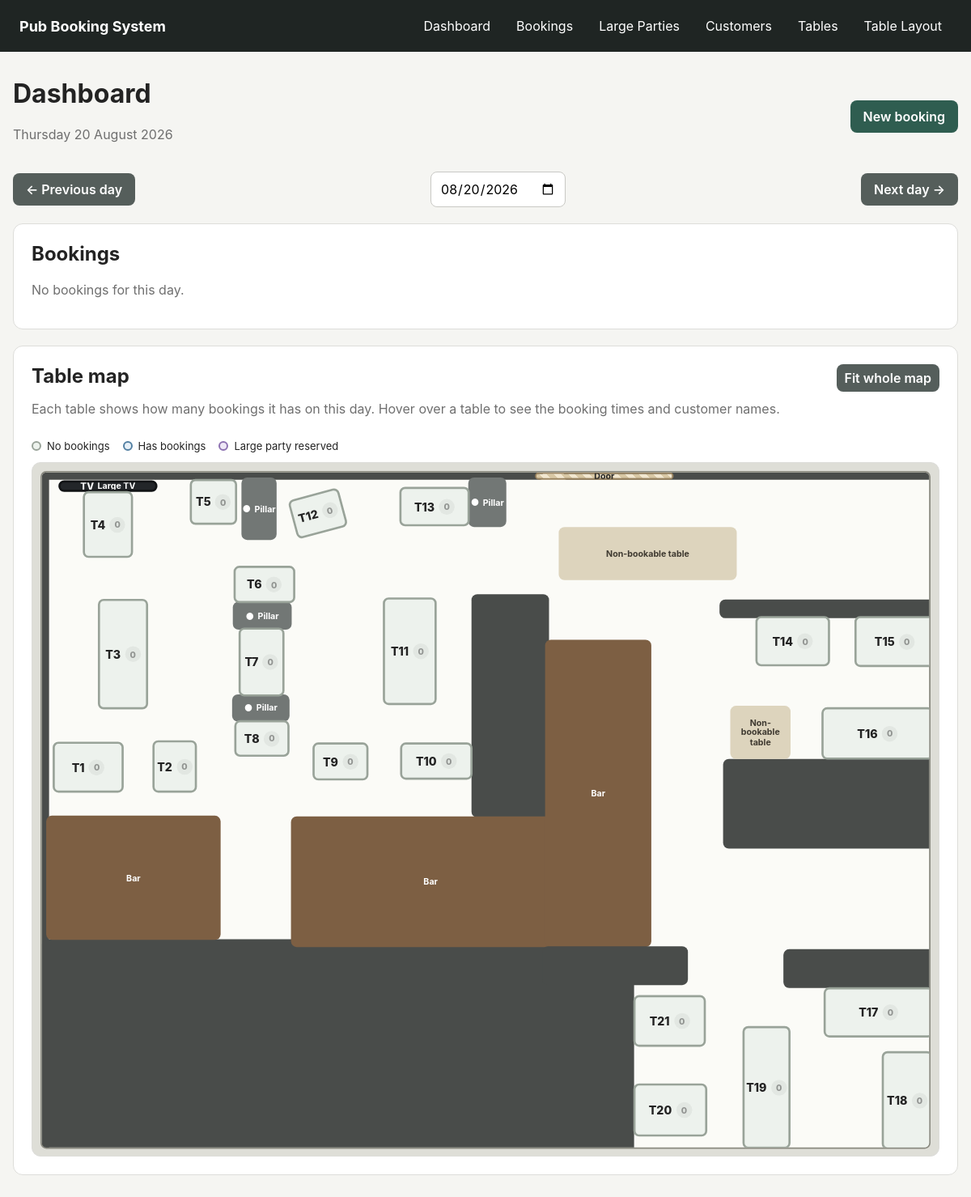
The app's page /?date=2026-08-20, older data.
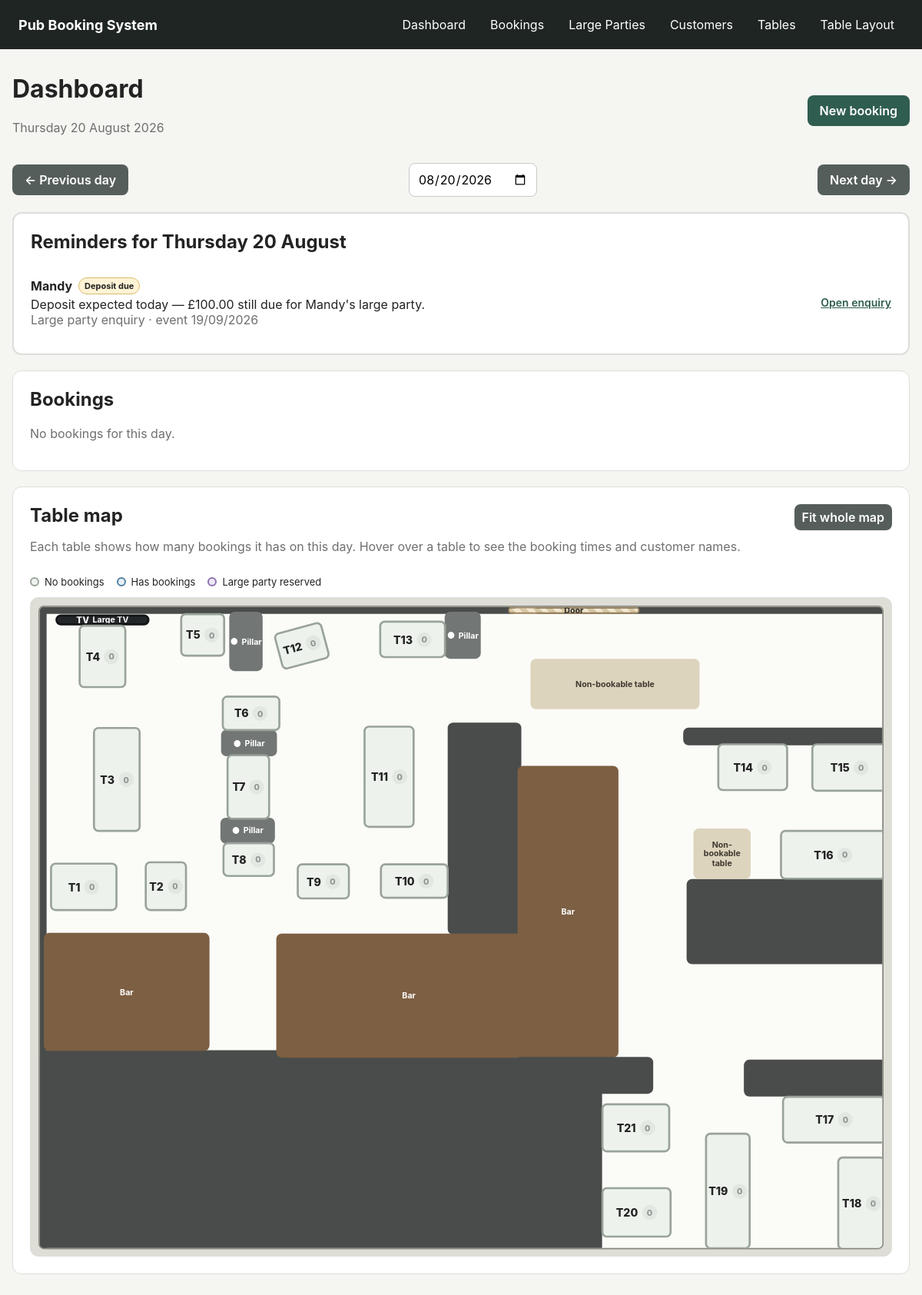
The same page, newer data.
### app/models.py (models this page shows, shortened)
class FloorPlanObject(db.Model):
    id = db.Column(db.Integer, primary_key=True)
    object_type = db.Column(db.String(40), nullable=False, index=True)
    label = db.Column(db.String(120))
    x_position = db.Column(db.Float, nullable=False, default=80)
    y_position = db.Column(db.Float, nullable=False, default=80)
    layout_width = db.Column(db.Float, nullable=False, default=100)
    layout_height = db.Column(db.Float, nullable=False, default=60)
    layout_rotation = db.Column(db.Float, nullable=False, default=0)
    layout_shape = db.Column(
        db.String(20),
        nullable=False,
        default="rectangle"
    )
    z_index = db.Column(db.Integer, nullable=False, default=1)
    area_id = db.Column(db.Integer, db.ForeignKey("area.id"))
    area = db.relationship("Area")

class PubTable(db.Model):
    id = db.Column(db.Integer, primary_key=True)
    number = db.Column(db.String(20), nullable=False, unique=True, index=True)
    capacity = db.Column(db.Integer, nullable=False)
    area_id = db.Column(db.Integer, db.ForeignKey("area.id"), nullable=False)
    near_tv = db.Column(db.Boolean, default=False)
    has_bench = db.Column(db.Boolean, default=False)
    accessible = db.Column(db.Boolean, default=False)
    unsuitable_for_food = db.Column(db.Boolean, default=False)
    active = db.Column(db.Boolean, default=True)
    x_position = db.Column(db.Float, default=40)
    y_position = db.Column(db.Float, default=40)
    layout_width = db.Column(db.Float, default=90)
    layout_height = db.Column(db.Float, default=60)
    layout_shape = db.Column(db.String(20), default="rectangle")
    layout_rotation = db.Column(db.Float, default=0)
    area = db.relationship("Area", back_populates="tables")
    booking_links = db.relationship(
        "BookingTable",
        back_populates="table",
        cascade="all, delete-orphan"
    )

class InquiryReminder(db.Model):
    id = db.Column(db.Integer, primary_key=True)
    inquiry_id = db.Column(
        db.Integer,
        db.ForeignKey("large_party_inquiry.id"),
        nullable=False
    )
    reminder_date = db.Column(db.Date, nullable=False, index=True)
    note = db.Column(db.String(250), nullable=False)
    reminder_kind = db.Column(
        db.String(30),
        nullable=False,
        default="manual",
        index=True,
    )
    completed = db.Column(db.Boolean, nullable=False, default=False)
    created_at = db.Column(db.DateTime, default=datetime.utcnow)
    inquiry = db.relationship("LargePartyInquiry", back_populates="reminders")

class LargePartyInquiry(db.Model):
    id = db.Column(db.Integer, primary_key=True)
    customer_name = db.Column(db.String(120), nullable=False)
    customer_phone = db.Column(db.String(30), nullable=False, index=True)
    event_date = db.Column(db.Date, index=True)
    event_time = db.Column(db.Time)
    expected_end_time = db.Column(db.Time)
    reserve_for_rest_of_day = db.Column(db.Boolean, nullable=False, default=False)
    party_size = db.Column(db.Integer, nullable=False)
    number_of_children = db.Column(db.Integer, nullable=False, default=0)
    high_chairs_required = db.Column(db.Integer, nullable=False, default=0)
    food_type = db.Column(db.String(30))  # Menu / Buffet / blank
    menu_option_id = db.Column(
        db.Integer,
        db.ForeignKey("large_party_menu_option.id")
    )
    catered_people = db.Column(db.Integer)
    quoted_price_per_head = db.Column(db.Float)
    quoted_food_total = db.Column(db.Float)
    deposit_required_amount = db.Column(db.Float, nullable=False, default=0)
    deposit_paid_amount = db.Column(db.Float, nullable=False, default=0)
    deposit_due_date = db.Column(db.Date)
    deposit_paid_date = db.Column(db.Date)
    deposit_payment_method = db.Column(db.String(20))
    deposit_taken_by = db.Column(db.String(120))
    occasion = db.Column(db.String(120))
    notes = db.Column(db.Text)
    status = db.Column(db.String(40), nullable=False, default="Enquiry")
    created_at = db.Column(db.DateTime, default=datetime.utcnow)
    updated_at = db.Column(
        db.DateTime,
        default=datetime.utcnow,
        onupdate=datetime.utcnow,
    )
    menu_option = db.relationship("LargePartyMenuOption")
    reserved_areas = db.relationship(
        "LargePartyReservedArea",
        back_populates="inquiry",
        cascade="all, delete-orphan"
    )
    reserved_tables = db.relationship(
        "LargePartyReservedTable",
        back_populates="inquiry",
        cascade="all, delete-orphan"
    )
    extra_dishes = db.relationship(
        "InquiryExtraDish",
        back_populates="inquiry",
        cascade="all, delete-orphan"
    )
    reminders = db.relationship(
        "InquiryReminder",
        back_populates="inquiry",
        cascade="all, delete-orphan"
    )

### app/routes.py (the view, shortened to what this page needs)
@main.route("/")
def dashboard():
    selected_text = request.args.get("date")
    try:
        selected_date = (
            datetime.strptime(selected_text, "%Y-%m-%d").date()
            if selected_text
            else date.today()
        )
    except ValueError:
        selected_date = date.today()
    bookings = db.session.scalars(
        db.select(Booking)
        .where(
            Booking.booking_date == selected_date,
            Booking.status != "Cancelled",
        )
        .order_by(Booking.booking_time)
    ).all()
    repeat_target_date, repeat_prompts = repeat_prompts_for_dashboard(
        selected_date
    )
    reminders = db.session.scalars(
        db.select(InquiryReminder)
        .where(
            InquiryReminder.reminder_date == selected_date,
            InquiryReminder.completed.is_(False),
        )
        .order_by(
            InquiryReminder.reminder_kind.desc(),
            InquiryReminder.id,
        )
    ).all()
    dashboard_large_parties = db.session.scalars(
        db.select(LargePartyInquiry)
        .where(
            LargePartyInquiry.event_date == selected_date,
            LargePartyInquiry.status != "Cancelled",
        )
        .order_by(
            LargePartyInquiry.event_time.is_(None),
            LargePartyInquiry.event_time,
            LargePartyInquiry.customer_name,
        )
    ).all()
    floor_objects = db.session.scalars(
        db.select(FloorPlanObject)
        .order_by(FloorPlanObject.z_index, FloorPlanObject.id)
    ).all()
    floor_settings = db.session.scalar(
        db.select(FloorPlanSetting).where(
            FloorPlanSetting.name == "main"
        )
    )
    dashboard_tables = db.session.scalars(
        db.select(PubTable)
        .where(PubTable.active.is_(True))
        .order_by(*table_order_clause())
    ).all()
    dashboard_table_bookings = {
        str(table.id): []
        for table in dashboard_tables
    }
    dashboard_large_party_tables = {}
    dashboard_large_party_area_ids = set()
    return render_template(
        "dashboard.html",
        bookings=bookings,
        selected_date=selected_date,
        previous_date=selected_date - timedelta(days=1),
        next_date=selected_date + timedelta(days=1),
        repeat_target_date=repeat_target_date,
        repeat_prompts=repeat_prompts,
        reminders=reminders,
        floor_objects=floor_objects,
        floor_settings=floor_settings,
        dashboard_tables=dashboard_tables,
        dashboard_table_bookings=dashboard_table_bookings,
        dashboard_large_parties=dashboard_large_parties,
        dashboard_large_party_tables=dashboard_large_party_tables,
        dashboard_large_party_area_ids=list(dashboard_large_party_area_ids),
    )

### app/routes.py (called while the page is built, shortened)
def table_order_clause():
    return (cast(PubTable.number, Integer), PubTable.number)

def repeat_prompts_for_dashboard(selected_date):
    target_date = selected_date + timedelta(days=7)
    rules = db.session.scalars(
        db.select(RepeatBooking)
        .where(
            RepeatBooking.active.is_(True),
            RepeatBooking.weekday == target_date.weekday(),
        )
        .order_by(RepeatBooking.booking_time)
    ).all()
    prompts = []
    return target_date, prompts

### app/templates/dashboard.html (shortened to what the changed rows need)
{% extends "base.html" %}
{% block content %}
<div class="page-heading">
    <div>
        <h1>Dashboard</h1>
    </div>
</div>
{% if reminders %}
<div class="card reminder-card">
    <h2>Reminders for {{ selected_date.strftime("%A %d %B") }}</h2>
    {% for reminder in reminders %}
        <div class="reminder-dashboard-row">
            <div>
                <div class="dashboard-reminder-heading">
                    <strong>{{ reminder.inquiry.customer_name }}</strong>
                    {% if reminder.reminder_kind == "deposit_due" %}
                        <span class="reminder-type-badge deposit-reminder-badge">
                            Deposit due
                        </span>
                    {% else %}
                        <span class="reminder-type-badge">
                            Follow-up
                        </span>
                    {% endif %}
                </div>
                <div>{{ reminder.note }}</div>
                <div class="muted">
                    Large party enquiry
                    {% if reminder.inquiry.event_date %}
                        · event {{ reminder.inquiry.event_date.strftime("%d/%m/%Y") }}
                    {% endif %}
                </div>
            </div>
            <a class="small-link"
               href="{{ url_for('main.edit_large_party', inquiry_id=reminder.inquiry.id) }}">
                Open enquiry
            </a>
        </div>
    {% endfor %}
</div>
{% endif %}
<div class="card">
    <h2>Bookings</h2>
</div>
<div class="card dashboard-floor-card">
    <div class="dashboard-floor-heading">
        <div>
            <h2>Table map</h2>
        </div>
    </div>
    <div class="dashboard-floor-shell"
         id="dashboard-floor-shell">
        <div class="dashboard-floor-zoom-surface"
             id="dashboard-floor-zoom-surface">
            <div class="dashboard-floor-stage"
                 id="dashboard-floor-stage"
                 style="
                    width: {{ floor_settings.canvas_width if floor_settings else 1200 }}px;
                    height: {{ floor_settings.canvas_height if floor_settings else 760 }}px;
                 ">
                {% for floor_object in floor_objects %}
                    <div class="dashboard-floor-object
                                object-{{ floor_object.object_type }}
                                shape-{{ floor_object.layout_shape or 'rectangle' }}
                                {% if floor_object.object_type == "area" and floor_object.area_id and floor_object.area_id in dashboard_large_party_area_ids %}dashboard-large-party-area{% endif %}"
                         style="
                            left: {{ floor_object.x_position }}px;
                            top: {{ floor_object.y_position }}px;
                            width: {{ floor_object.layout_width }}px;
                            height: {{ floor_object.layout_height }}px;
                            transform: rotate({{ floor_object.layout_rotation or 0 }}deg);
                            z-index: {{ floor_object.z_index or 1 }};
                         ">
                        <div class="floor-object-content">
                            {% if floor_object.object_type == "tv" %}
                                <span class="floor-icon">TV</span>
                            {% elif floor_object.object_type == "pillar" %}
                                <span class="floor-icon">●</span>
                            {% endif %}
                            <span class="floor-object-label">
                                {{ floor_object.label }}
                            </span>
                        </div>
                    </div>
                {% endfor %}
                {% for table in dashboard_tables %}
                    {% set table_bookings = dashboard_table_bookings.get(table.id|string, []) %}
                    {% set table_large_parties = dashboard_large_party_tables.get(table.id|string, []) %}
                    <button type="button"
                            class="dashboard-map-table
                                   shape-{{ table.layout_shape or 'rectangle' }}
                                   {% if table_large_parties %}dashboard-table-large-party{% elif table_bookings %}dashboard-table-has-bookings{% else %}dashboard-table-empty{% endif %}"
                            data-table-id="{{ table.id }}"
                            data-table-number="{{ table.number }}"
                            aria-label="Table {{ table.number }}, {{ table_bookings|length }} bookings"
                            style="
                                left: {{ table.x_position or 40 }}px;
                                top: {{ table.y_position or 40 }}px;
                                width: {{ table.layout_width or 90 }}px;
                                height: {{ table.layout_height or 60 }}px;
                                transform: rotate({{ table.layout_rotation or 0 }}deg);
                            ">
                        <span class="dashboard-map-table-number">
                            T{{ table.number }}
                        </span>
                        <span class="dashboard-map-booking-count"
                              title="{{ table_bookings|length }} normal booking{% if table_bookings|length != 1 %}s{% endif %}">
                            {{ table_bookings|length }}
                        </span>
                    </button>
                {% endfor %}
            </div>
        </div>
    </div>
</div>
{% endblock %}

Row changes from the older to the newer data that the page shows:
added InquiryReminder: inquiry.customer_name "Mandy", reminder_kind "Deposit due", note "Deposit expected today — £100.00 still due for Mandy's large party.", inquiry.event_date "19/09/2026"
Text that changed along with them:
{{ selected_date.strftime("%A %d %B") }}: (not shown) → "Thursday 20 August"
text now shown: "Reminders for"
